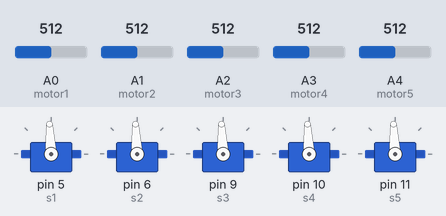
Recording of a sketch running on a simulated Arduino Uno, built with avr-gcc and run on an emulated ATmega328P. On the bench: 5 × servo. The inputs (shaded band) are chosen by the test bench; at power-on: A0 (motor1) = 512, A1 (motor2) = 512, A2 (motor3) = 512, A3 (motor4) = 512, A4 (motor5) = 512.

Above: at 1.2 s.
1.3 s: A0 (motor1) set to 716
At 2.7 s:
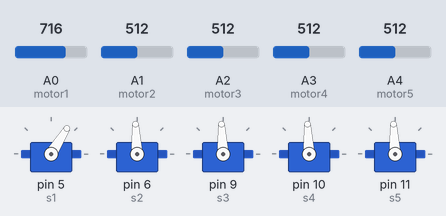
3.0 s: A1 (motor2) set to 30
At 4.5 s:
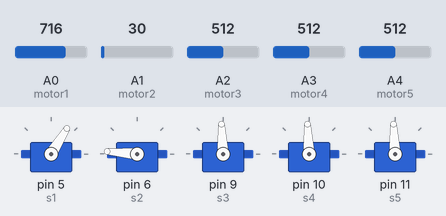
4.9 s: A2 (motor3) set to 716
At 6.1 s:
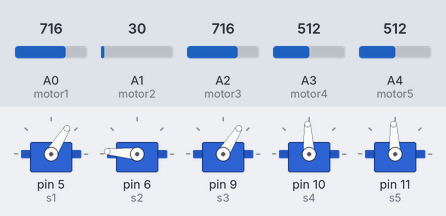
6.7 s: A3 (motor4) set to 716
At 7.9 s:
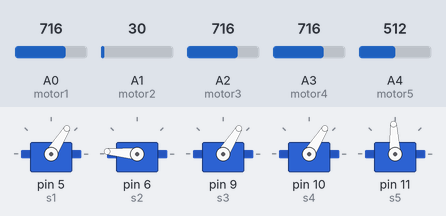
8.5 s: A4 (motor5) set to 716
At 9.6 s:
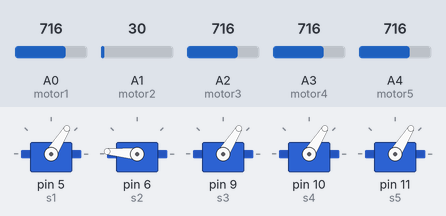
10.3 s: A0 (motor1) set to 992
At 11.2 s:
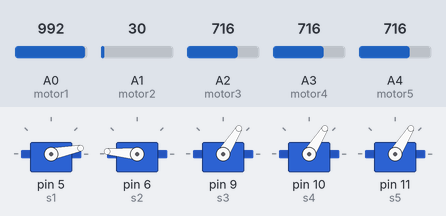
Timing chart, 0 to 13.1 s (numbered marks = the images above; inputs shaded):
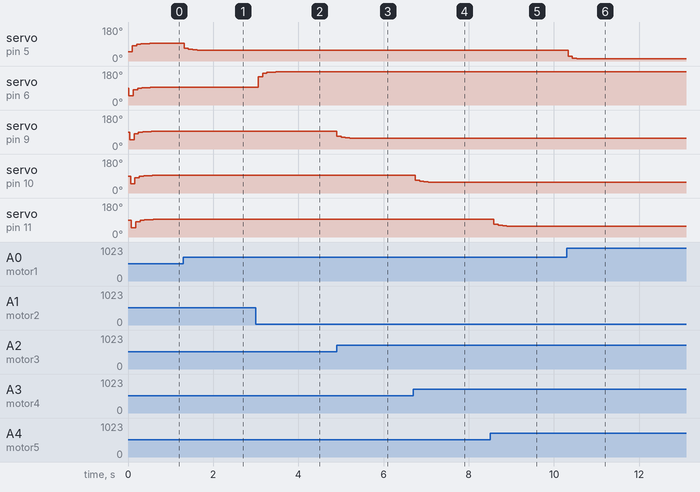

The sketch:

Codi.ino
```cpp
#include<Servo.h>
float current_pos1, current_pos2, current_pos3, current_pos4, current_pos5;
float target_pos1, target_pos2, target_pos3, target_pos4, target_pos5;
int p1, p2, p3, p4, p5;
float diff1, diff2, diff3, diff4, diff5;
float easing = 0.7;

Servo s1;
Servo s2;
Servo s3;
Servo s4;
Servo s5;

void setup() {
  s1.attach(5);
  s2.attach(6);
  s3.attach(9);
  s4.attach(10);
  s5.attach(11);
}

void loop()
{

  motor1();
  motor2();
  motor3();
  motor4();
  motor5();

}

void motor1(void)
{
  p1=analogRead(A0);
  p1=map(p1, 0,1023,0,1800);
  p1=2400-p1;
  target_pos1=(float)p1;
  diff1=target_pos1-current_pos1;
  if(diff1 !=0.00)
  {
    current_pos1+=diff1*easing;
     } else {
}
s1.writeMicroseconds((int)current_pos1);
delay(20);
}


void motor2(void)
{
  p2=analogRead(A1);
  p2=map(p2, 0,1023,0,1800);
  p2=2400-p2;
  target_pos2=(float)p2;
  diff2=target_pos2-current_pos2;
  if(diff2 !=0.00)
  {
    current_pos2+=diff2*easing;
     } else {
}
s2.writeMicroseconds((int)current_pos2);
delay(20);
}


void motor3(void)
{
  p3=analogRead(A2);
  p3=map(p3, 0,1023,0,1800);
  p3=2400-p3;
  target_pos3=(float)p3;
  diff3=target_pos3-current_pos3;
  if(diff3 !=0.00)
  {
    current_pos3+=diff3*easing;
     } else {
}
s3.writeMicroseconds((int)current_pos3);
delay(20);
}


void motor4(void)
{
  p4=analogRead(A3);
  p4=map(p4, 0,1023,0,1800);
  p4=2400-p4;
  target_pos4=(float)p4;
  diff4=target_pos4-current_pos4;
  if(diff4 !=0.00)
  {
    current_pos4+=diff4*easing;
     } else {
}
s4.writeMicroseconds((int)current_pos4);
delay(20);
}


void motor5(void)
{
  p5=analogRead(A4);
  p5=map(p5, 0,1023,0,1800);
  p5=2400-p5;
  target_pos5=(float)p5;
  diff5=target_pos5-current_pos5;
  if(diff5 !=0.00)
  {
    current_pos5+=diff5*easing;
     } else {
}
s5.writeMicroseconds((int)current_pos5);
delay(20);
}
```

Measured:
- after the input at 1.3 s, servo on pin 5 (s1): 93° → 68° at once, → 61° 0.10 s later, → 59° 0.10 s later, → 58° 0.10 s later
- after the input at 3.0 s, servo on pin 6 (s2): moves from 93° to 175° over 0.41 s, starting after 0.06 s
- after the input at 4.9 s, servo on pin 9 (s3): 93° → 68° at once, → 61° 0.10 s later, → 59° 0.10 s later, → 58° 0.10 s later
- after the input at 6.7 s, servo on pin 10 (s4): 93° → 68° after 0.05 s, → 61° 0.10 s later, → 59° 0.10 s later, → 58° 0.10 s later
- after the input at 8.5 s, servo on pin 11 (s5): 93° → 68° after 0.09 s, → 61° 0.10 s later, → 59° 0.10 s later, → 58° 0.10 s later
- after the input at 10.3 s, servo on pin 5 (s1): 58° → 25° at once, → 15° 0.10 s later, → 12° 0.10 s later, → 11° 0.10 s later
